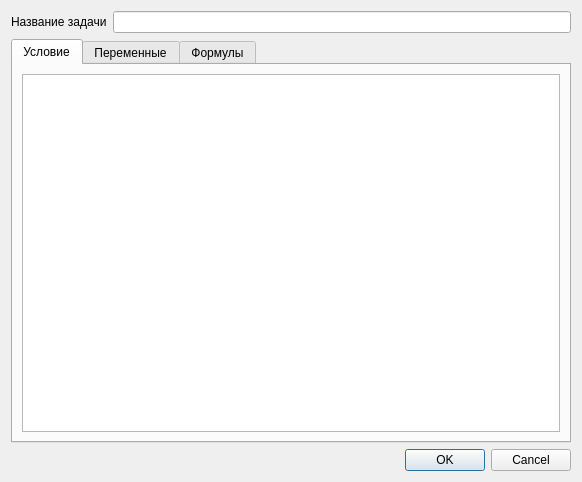
<?xml version="1.0" encoding="UTF-8"?>
<ui version="4.0">
 <class>task_edit_form</class>
 <widget class="QDialog" name="task_edit_form">
  <property name="geometry">
   <rect>
    <x>0</x>
    <y>0</y>
    <width>582</width>
    <height>482</height>
   </rect>
  </property>
  <property name="windowTitle">
   <string>Редактирование задачи</string>
  </property>
  <layout class="QVBoxLayout" name="verticalLayout">
   <item>
    <layout class="QHBoxLayout" name="horizontalLayout_2">
     <item>
      <widget class="QLabel" name="label_2">
       <property name="text">
        <string>Название задачи</string>
       </property>
      </widget>
     </item>
     <item>
      <widget class="QLineEdit" name="task_edit"/>
     </item>
    </layout>
   </item>
   <item>
    <widget class="QTabWidget" name="tabWidget">
     <property name="tabPosition">
      <enum>QTabWidget::North</enum>
     </property>
     <property name="currentIndex">
      <number>0</number>
     </property>
     <widget class="QWidget" name="condition_tab">
      <attribute name="title">
       <string>Условие</string>
      </attribute>
      <layout class="QHBoxLayout" name="horizontalLayout_3">
       <item>
        <widget class="QPlainTextEdit" name="condition_edit"/>
       </item>
      </layout>
     </widget>
     <widget class="QWidget" name="variables_tab">
      <attribute name="title">
       <string>Переменные</string>
      </attribute>
      <layout class="QHBoxLayout" name="horizontalLayout_8">
       <item>
        <widget class="QListView" name="variables_lv"/>
       </item>
       <item>
        <layout class="QVBoxLayout" name="verticalLayout_3">
         <item>
          <layout class="QHBoxLayout" name="horizontalLayout_5">
           <item>
            <widget class="QLabel" name="label_3">
             <property name="text">
              <string>Тип переменной</string>
             </property>
            </widget>
           </item>
           <item>
            <widget class="QComboBox" name="var_type"/>
           </item>
          </layout>
         </item>
         <item>
          <layout class="QHBoxLayout" name="horizontalLayout_6">
           <item>
            <widget class="QLabel" name="label_4">
             <property name="text">
              <string>Пример</string>
             </property>
            </widget>
           </item>
           <item>
            <widget class="QLineEdit" name="var_example"/>
           </item>
          </layout>
         </item>
         <item>
          <layout class="QHBoxLayout" name="horizontalLayout_7">
           <item>
            <widget class="QLabel" name="label_5">
             <property name="text">
              <string>Падеж</string>
             </property>
            </widget>
           </item>
           <item>
            <widget class="QComboBox" name="case_noun"/>
           </item>
          </layout>
         </item>
         <item>
          <layout class="QVBoxLayout" name="verticalLayout_2">
           <item>
            <widget class="QLabel" name="label_6">
             <property name="text">
              <string>Диапазон значений</string>
             </property>
            </widget>
           </item>
           <item>
            <widget class="QPlainTextEdit" name="range_edit"/>
           </item>
          </layout>
         </item>
         <item>
          <widget class="QTextBrowser" name="textBrowser">
           <property name="html">
            <string>&lt;!DOCTYPE HTML PUBLIC &quot;-//W3C//DTD HTML 4.0//EN&quot; &quot;http://www.w3.org/TR/REC-html40/strict.dtd&quot;&gt;
&lt;html&gt;&lt;head&gt;&lt;meta name=&quot;qrichtext&quot; content=&quot;1&quot; /&gt;&lt;style type=&quot;text/css&quot;&gt;
p, li { white-space: pre-wrap; }
&lt;/style&gt;&lt;/head&gt;&lt;body style=&quot; font-family:'MS Shell Dlg 2'; font-size:8.25pt; font-weight:400; font-style:normal;&quot;&gt;
&lt;p style=&quot; margin-top:12px; margin-bottom:12px; margin-left:0px; margin-right:0px; -qt-block-indent:0; text-indent:0px;&quot;&gt;&lt;span style=&quot; font-size:12pt; font-weight:600;&quot;&gt;Примеры диапазона для чисел:&lt;/span&gt;&lt;/p&gt;
&lt;p style=&quot; margin-top:12px; margin-bottom:12px; margin-left:0px; margin-right:0px; -qt-block-indent:0; text-indent:0px;&quot;&gt;range(1, 100) - числа от 1 до 99&lt;/p&gt;
&lt;p style=&quot; margin-top:12px; margin-bottom:12px; margin-left:0px; margin-right:0px; -qt-block-indent:0; text-indent:0px;&quot;&gt;range(0, 1001, 100) - числа от 0 до 1000 с шагом 100: 0, 100, 200, 300, ...&lt;/p&gt;
&lt;p style=&quot; margin-top:12px; margin-bottom:12px; margin-left:0px; margin-right:0px; -qt-block-indent:0; text-indent:0px;&quot;&gt;[1, 8, 13] - конкретные числа&lt;/p&gt;
&lt;p style=&quot; margin-top:12px; margin-bottom:12px; margin-left:0px; margin-right:0px; -qt-block-indent:0; text-indent:0px;&quot;&gt;&lt;span style=&quot; font-size:12pt; font-weight:600;&quot;&gt;Пример диапазона для текста:&lt;/span&gt;&lt;/p&gt;
&lt;p style=&quot; margin-top:12px; margin-bottom:12px; margin-left:0px; margin-right:0px; -qt-block-indent:0; text-indent:0px;&quot;&gt;['Ваня', 'Петя', 'Рома']&lt;/p&gt;
&lt;p style=&quot; margin-top:12px; margin-bottom:12px; margin-left:0px; margin-right:0px; -qt-block-indent:0; text-indent:0px;&quot;&gt;&lt;br /&gt;&lt;/p&gt;
&lt;p style=&quot; margin-top:12px; margin-bottom:12px; margin-left:0px; margin-right:0px; -qt-block-indent:0; text-indent:0px;&quot;&gt;&lt;br /&gt;&lt;/p&gt;&lt;/body&gt;&lt;/html&gt;</string>
           </property>
          </widget>
         </item>
         <item>
          <spacer name="verticalSpacer">
           <property name="orientation">
            <enum>Qt::Vertical</enum>
           </property>
           <property name="sizeHint" stdset="0">
            <size>
             <width>20</width>
             <height>40</height>
            </size>
           </property>
          </spacer>
         </item>
        </layout>
       </item>
      </layout>
     </widget>
     <widget class="QWidget" name="formula_tab">
      <attribute name="title">
       <string>Формулы</string>
      </attribute>
      <layout class="QHBoxLayout" name="horizontalLayout_4">
       <item>
        <widget class="QPlainTextEdit" name="formula_edit"/>
       </item>
      </layout>
     </widget>
    </widget>
   </item>
   <item>
    <widget class="QDialogButtonBox" name="buttonBox">
     <property name="orientation">
      <enum>Qt::Horizontal</enum>
     </property>
     <property name="standardButtons">
      <set>QDialogButtonBox::Cancel|QDialogButtonBox::Ok</set>
     </property>
    </widget>
   </item>
  </layout>
 </widget>
 <resources/>
 <connections>
  <connection>
   <sender>buttonBox</sender>
   <signal>accepted()</signal>
   <receiver>task_edit_form</receiver>
   <slot>accept()</slot>
   <hints>
    <hint type="sourcelabel">
     <x>248</x>
     <y>254</y>
    </hint>
    <hint type="destinationlabel">
     <x>157</x>
     <y>274</y>
    </hint>
   </hints>
  </connection>
  <connection>
   <sender>buttonBox</sender>
   <signal>rejected()</signal>
   <receiver>task_edit_form</receiver>
   <slot>reject()</slot>
   <hints>
    <hint type="sourcelabel">
     <x>316</x>
     <y>260</y>
    </hint>
    <hint type="destinationlabel">
     <x>286</x>
     <y>274</y>
    </hint>
   </hints>
  </connection>
 </connections>
</ui>
